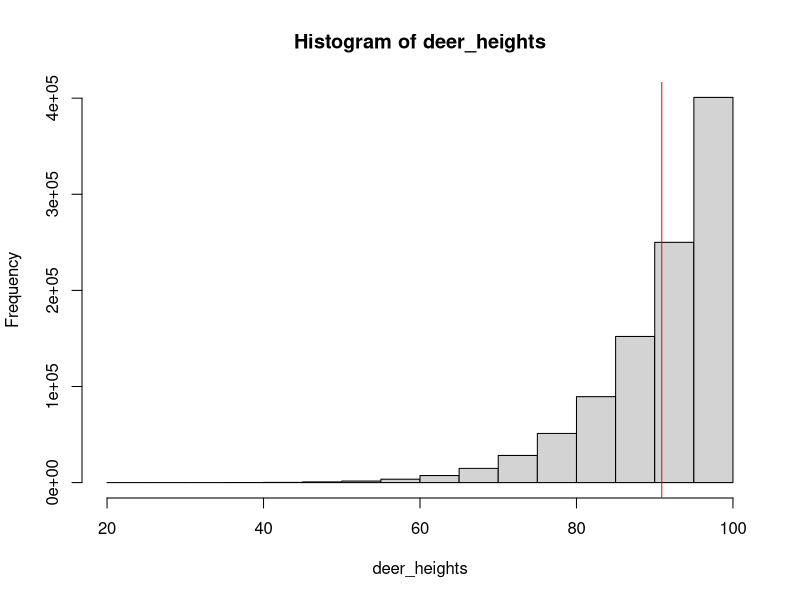
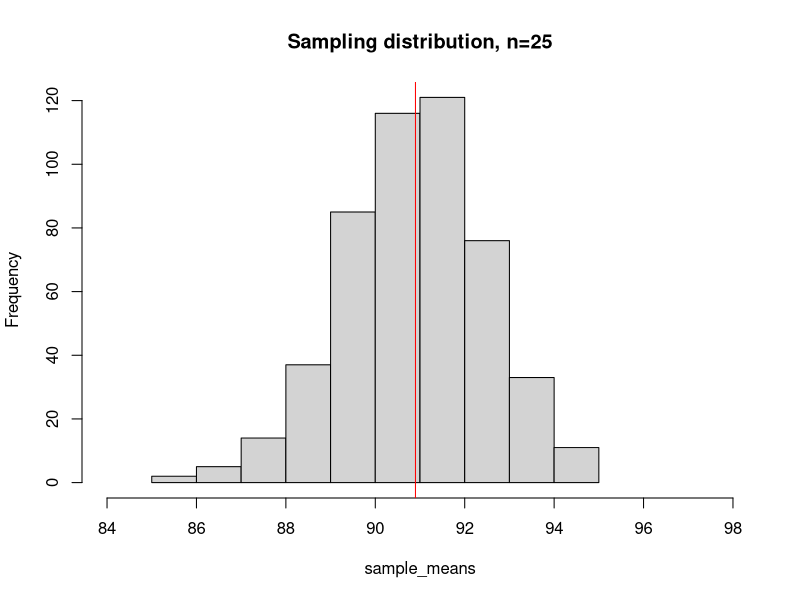
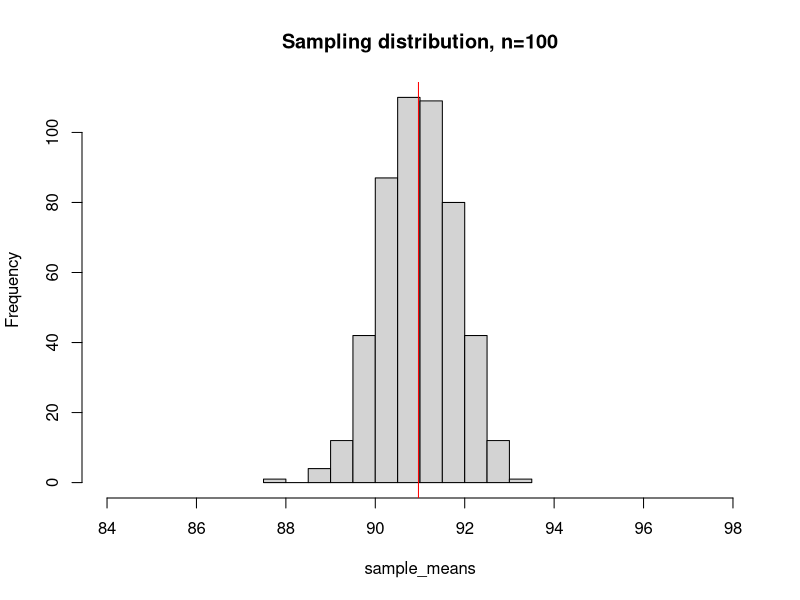

Here is the R script that generated these plots, in order:
## ---- chunk 1
deer_heights <- rbeta(1E6, 10, 1)*100

hist(deer_heights)
abline(v= mean(deer_heights), col="red")
mean(deer_heights)
## ---- chunk 2
for(i in 1:5){
  print(mean(sample(deer_heights, 25, replace=F)))
}
## ---- chunk 3
sample_means <- c()

for(i in 1:500){
  sample_means <- c(sample_means, mean(sample(deer_heights, 25, replace=F)))
}
hist(sample_means,  xlim = c(84, 98), main="Sampling distribution, n=25")
abline(v=mean(sample_means), col="red")
mean(sample_means)
## ---- chunk 4
sample_means <- c()

for(i in 1:500){
  sample_means <- c(sample_means, mean(sample(deer_heights, 100, replace=F)))
}
hist(sample_means,  xlim = c(84, 98), main="Sampling distribution, n=100")
abline(v=mean(sample_means), col="red")
mean(sample_means)
